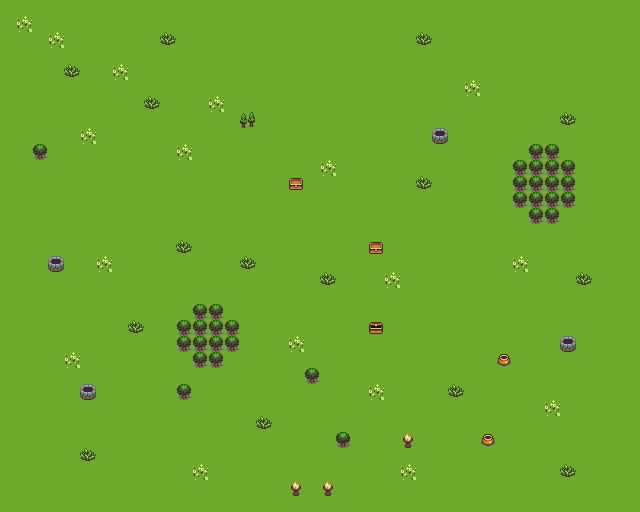

Tiled map render using the project's own tile images. Description and the map definition, with tile-layer contents summarised, below:
An orthogonal 40x32 tile map with 16x16 px tiles, 3 tile layers (background, middleground, foreground), 2 tilesets and 1 object.

<map version="1.2" tiledversion="2019.12.11" orientation="orthogonal" renderorder="right-down" compressionlevel="0" width="40" height="32" tilewidth="16" tileheight="16" infinite="0" nextlayerid="40" nextobjectid="9">
 <tileset firstgid="1" source="basictiles.tsx" />
 <tileset firstgid="121" source="characters.tsx" />
 <layer id="35" name="background" width="40" height="32">
  <data>[1280 cells, 1280 non-empty, 2 distinct tile ids]</data>
 </layer>
 <layer id="36" name="middleground" width="40" height="32" locked="1">
  <data>[1280 cells, 26 non-empty, 2 distinct tile ids]</data>
 </layer>
 <layer id="37" name="foreground" width="40" height="32">
  <data>[1280 cells, 45 non-empty, 8 distinct tile ids]</data>
 </layer>
 <objectgroup id="39" name="npc">
  <object id="8" gid="124" x="240" y="192" width="16" height="16" />
 </objectgroup>
</map>
